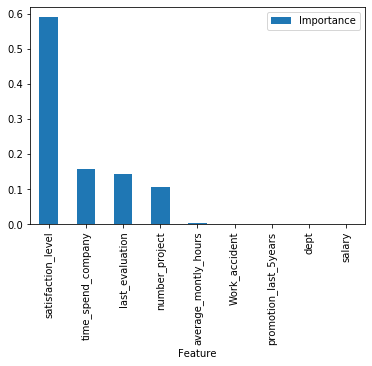

This chart was generated by the following Python code:
import pandas as pd
import numpy as np
import matplotlib.pyplot as plt
from sklearn.metrics import accuracy_score
from sklearn.preprocessing import OneHotEncoder
from sklearn.compose import ColumnTransformer
from sklearn.preprocessing import LabelEncoder
from sklearn.model_selection import train_test_split
from sklearn.preprocessing import StandardScaler
from sklearn.linear_model import LogisticRegression
from sklearn.metrics import confusion_matrix
from sklearn.metrics import classification_report

# reading the dataset 

dataset =  'companyx.xlsx'

# adding a column to the  excel sheets named attrition, denoting on existing employee sheet with 1 and on 
# Employees who have left with 0
existing_emp_df = pd.read_excel(dataset, 'Existing employees')
existing_emp_df.insert(10, "attrition", 0)
left_emp_df = pd.read_excel(dataset, 'Employees who have left')
left_emp_df.insert(10, "attrition", 1)
#matching the two sheets into one 
appended_df = existing_emp_df.append(left_emp_df)
appended_df = appended_df.drop('Emp ID', axis = 1)
appended_df.head()

#Transform non-numeric columns into numerical columns

for column in appended_df.columns:
        if appended_df[column].dtype == np.number:
            continue
        appended_df[column] = LabelEncoder().fit_transform(appended_df[column])
        
X = appended_df.iloc[:, :-1].values
Y = appended_df.iloc[:, 9 ].values

# data preprocessing 
X_train, X_test, Y_train, Y_test = train_test_split(X, Y, test_size=0.3)

#fitting the decision tree to training set 
from sklearn.tree import DecisionTreeClassifier
clf_gini = DecisionTreeClassifier(criterion = "gini", 
            random_state = 100, max_depth=3, min_samples_leaf=5)

clf_gini.fit(X_train, Y_train)


Y_pred = clf_gini.predict(X_test)


# confusion Matrix 

cm = confusion_matrix(Y_test, Y_pred)
print(accuracy_score(Y_test, Y_pred))


feature = pd.DataFrame({'Feature':appended_df.iloc[:, :-1].columns,'Importance':np.round(clf_gini.feature_importances_,3)}) #Note: The target column is at position 0
feature = feature.sort_values('Importance',ascending=False).set_index('Feature')
feature

#Visualize the importance
feature.plot.bar()
